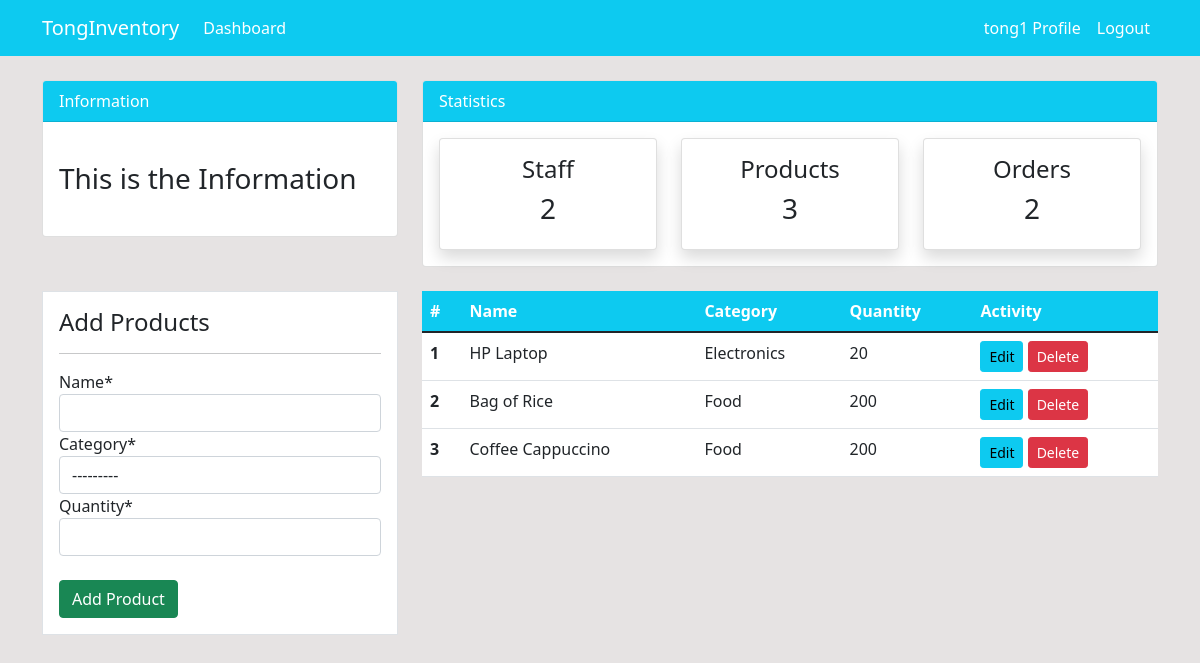
The app's page /product/ (signed in), older data.
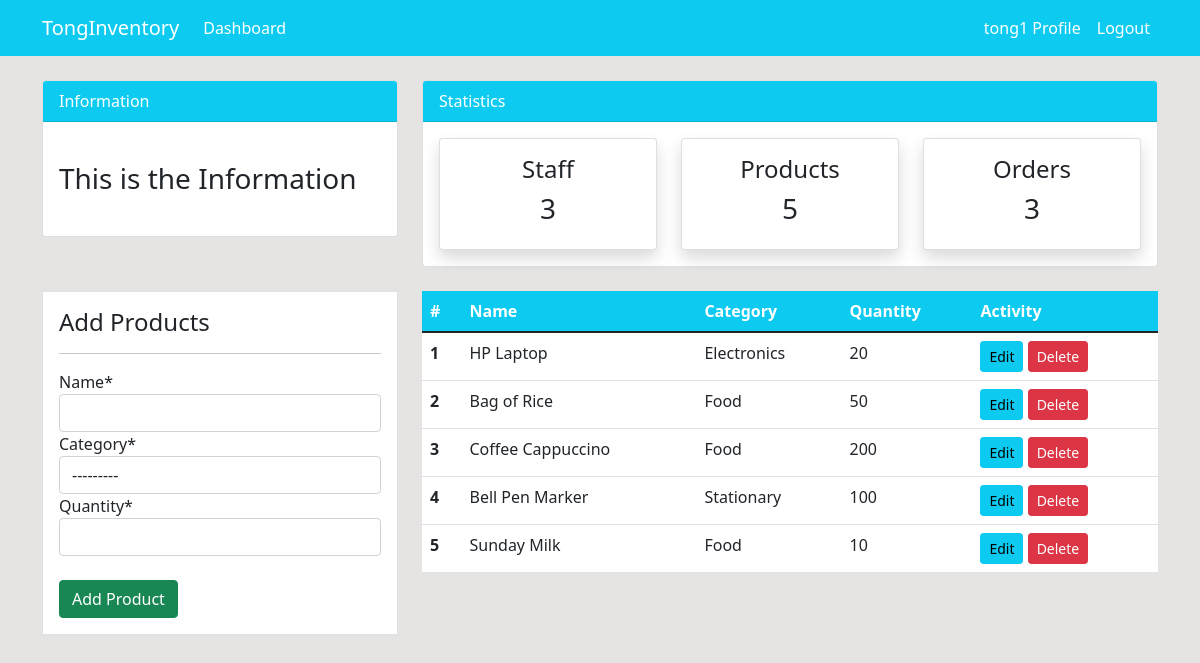
The same page, newer data.
### dashboard/models.py (models this page shows, shortened)
class Product(models.Model):
    name = models.CharField(max_length=100,null=True)
    category = models.CharField(max_length=20,choices=CATEGORY,null=True)
    quantity = models.PositiveBigIntegerField(null=True)
    class Meta:
        verbose_name_plural = 'Product'

### dashboard/views.py (the view)
# urls.py: path('product/',views.product,name='dashboard-product'),
@login_required
def product(request):
    items = Product.objects.all()
    orders = Order.objects.all()
    orders_count = orders.count()
    products = Product.objects.all()
    products_count = products.count()
    workers = User.objects.all()
    workers_count = workers.count()
    if request.method == 'POST':
        form = ProductFrom(request.POST)
        if form.is_valid():
            form.save()
            product_name = form.cleaned_data.get('name') # เป็นการ get data name ใน table product
            messages.success(request, f'{product_name} has been added')
            return redirect('dashboard-product') # ถ้าใส่ action ใน form ของ html ไม่จำเป็นต้องใส่ return ก็ได้
    else:
        form = ProductFrom()
    context = {
        'items':items,
        'form':form,
        'workers_count':workers_count,
        'orders_count':orders_count,
        'products_count':products_count,
    }
    return render(request, 'dashboard/product.html',context)

### dashboard/forms.py
class ProductFrom(forms.ModelForm):
    class Meta:
        model = Product
        fields = ['name','category','quantity']

### templates/dashboard/product.html (shortened to what this page needs)
{% extends 'partials/base.html' %}
{% load crispy_forms_tags %}
{% block content %}
{% include 'partials/topnav.html' %}
<div class="container">
    <div class="row my-4">
        <div class="col-md-4">
            <div class="border bg-white p-3">
                <h4>Add Products</h4>
                <hr>
                <form method="POST"> {% csrf_token %}
                    {{ form|crispy }}<br>
                    <input class="btn btn-success btn-block" type="submit" value="Add Product">
                </form>
            </div>
        </div>
        <div class="col-md-8">
            <table class="table bg-white">
                <thead class="bg-info">
                    <tr class="text-white">
                        <th scope="col">#</th>
                        <th scope="col">Name</th>
                        <th scope="col">Category</th>
                        <th scope="col">Quantity</th>
                        <th scope="col">Activity</th>
                    </tr>
                </thead>
                <tbody>
                    {% for item in items %}
                    <tr>
                        <th scope="row">{{ forloop.counter }}</th>
                        <td>{{ item.name }}</td>
                        <td>{{ item.category }}</td>
                        <td>{{ item.quantity }}</td>
                        <td>
                            <a class="btn btn-info btn-sm" href="{% url 'dashboard-product-update' item.id %}">Edit</a>
                            <a class="btn btn-danger btn-sm" href="{% url 'dashboard-product-delete' item.id %}">Delete</a>
                        </td>
                    </tr>
                    {% endfor %}
                </tbody>
            </table>
        </div>
    </div>
</div>
{% endblock %}

Row changes from the older to the newer data that the page shows:
changed Product "Bag of Rice": quantity "200" → "50"
added Product: name "Bell Pen Marker", category "Stationary", quantity "100"
added Product: name "Sunday Milk", category "Food", quantity "10"
Text that changed along with them:
{{ workers_count }}: "2" → "3"
{{ products_count }}: "3" → "5"
{{ orders_count }}: "2" → "3"
